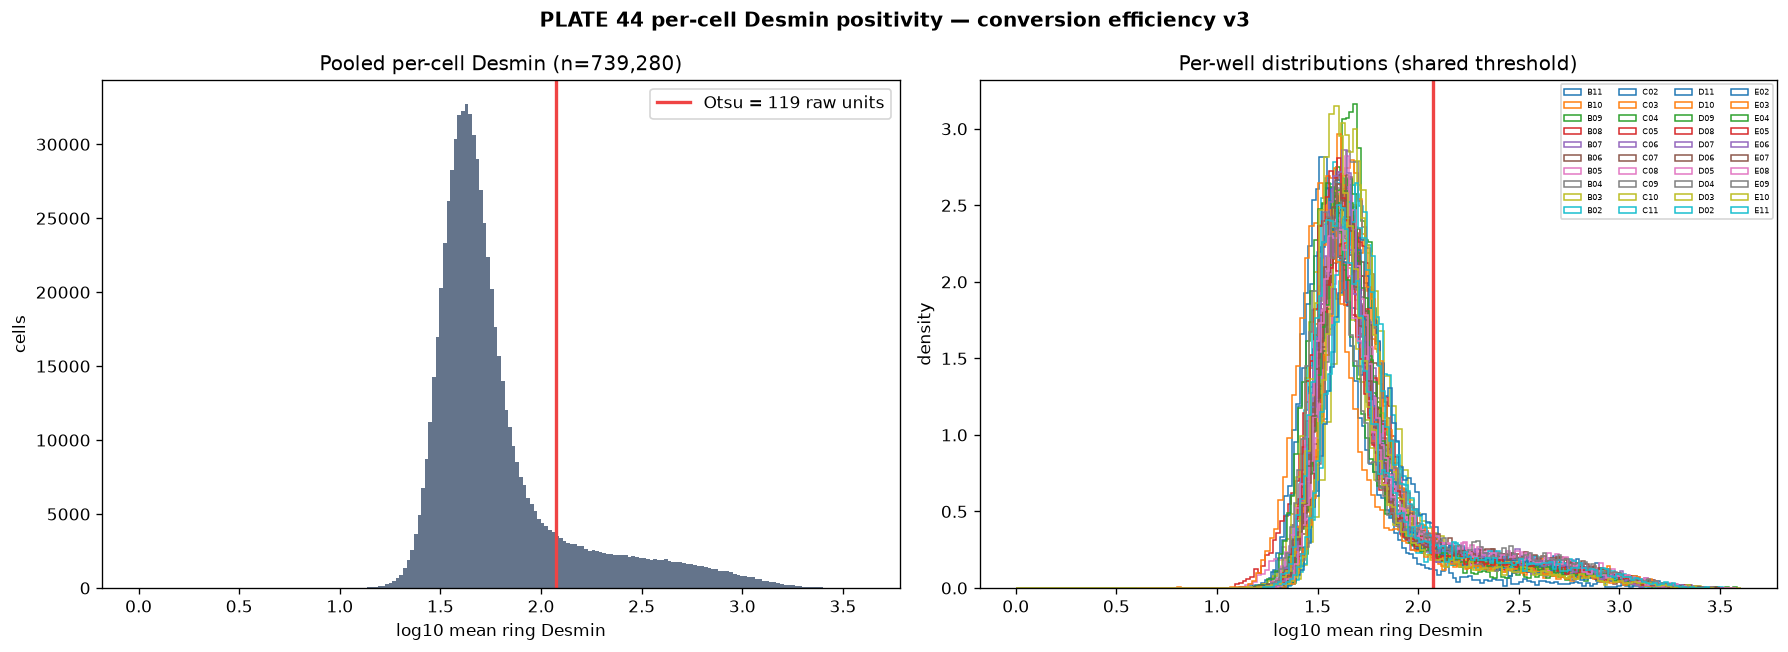

Write the Python code that produced this figure.
"""CONVERSION EFFICIENCY v3 -- per-CELL Desmin positivity. PLATE 44.

Same method as PLATE_23/26/28/32: for each valid nucleus, take the mean
background-subtracted Desmin in a cytoplasmic ring around it, pool every cell on
the plate, and split positive from negative with ONE shared Otsu threshold on
the log10 distribution. No per-image normalisation, no per-well tuning, no
calibration against an expected answer.

Two things differ from the PLATE_2x scripts and both come from `p44_layout`:
the ring is 10 um = **6 px** here (15 px there), and areas use this plate's own
UM2 (2.974 um2/px, not 0.4225).

The threshold is in RAW camera units and is **not comparable to another plate's**
-- P44 is 12-bit and a different acquisition. Compare folds, never absolute
percentages, across plates.

Run from Conversion_Efficiency/:
    cpenv/Scripts/python.exe New_Quantif_P44/percell_desmin.py
"""
from __future__ import annotations
import argparse
import json
import os
import sys

import numpy as np
from skimage.filters import threshold_otsu
from skimage.segmentation import expand_labels
import matplotlib
matplotlib.use("Agg")
import matplotlib.pyplot as plt  # noqa: E402

HERE = os.path.dirname(os.path.abspath(__file__))
sys.path.insert(0, HERE)
from p44_layout import (  # noqa: E402
    AMAX_UM2, AMIN_UM2, CTRL, CTRL_IS_ASSUMED, RING_UM, UM, UM2, well_id)

CACHE = os.path.join(HERE, "dbs_cache")
NUC_DIR = os.path.join(HERE, "nuclei")


def ring_intensity(nuc: np.ndarray, dbs: np.ndarray, ring_px: int):
    """Mean bg-subtracted Desmin in a cytoplasmic ring around each nucleus."""
    grown = expand_labels(nuc, distance=ring_px)
    ring = (grown > 0) & (nuc == 0)                  # ring only, excludes nucleus
    lab = grown[ring].ravel()
    val = dbs[ring].ravel().astype(np.float64)
    n = int(nuc.max())
    cnt = np.bincount(lab, minlength=n + 1).astype(np.float64)
    tot = np.bincount(lab, weights=val, minlength=n + 1)
    with np.errstate(invalid="ignore", divide="ignore"):
        mean = np.where(cnt > 0, tot / np.maximum(cnt, 1), 0.0)
    return mean, cnt


def main() -> int:
    ap = argparse.ArgumentParser()
    ap.add_argument("--ring-um", type=float, default=RING_UM,
                    help=f"cytoplasmic ring width (default {RING_UM}, the value "
                         "used on every other plate)")
    a = ap.parse_args()
    ring_px = max(1, int(round(a.ring_um / UM)))
    print(f"PLATE 44 | {UM} um/px | cytoplasmic ring = {a.ring_um} um = "
          f"{ring_px} px | nucleus {AMIN_UM2:.0f}-{AMAX_UM2:.0f} um2\n")

    wells = sorted((f.replace("_dbs.npy", "") for f in os.listdir(CACHE)
                    if f.endswith("_dbs.npy")),
                   key=lambda s: int(s.split("_")[0]))
    if not wells:
        raise SystemExit("no dbs cache; run build_dbs.py first")

    per_well: dict[str, np.ndarray] = {}
    for w in wells:
        nf = os.path.join(NUC_DIR, f"{w}_masks.npy")
        if not os.path.exists(nf):
            raise SystemExit(f"missing nuclei mask for {w}; run run_nuclei.py")
        dbs = np.load(os.path.join(CACHE, f"{w}_dbs.npy")).astype(np.float32)
        nuc = np.load(nf)
        if dbs.shape != nuc.shape:
            raise SystemExit(f"{w}: dbs {dbs.shape} != nuclei {nuc.shape}")
        area_um2 = np.bincount(nuc.ravel(), minlength=int(nuc.max()) + 1) * UM2
        valid = (area_um2 >= AMIN_UM2) & (area_um2 <= AMAX_UM2)
        valid[0] = False
        mean, cnt = ring_intensity(nuc, dbs, ring_px)
        keep = valid[:mean.size] & (cnt > 0)
        per_well[w] = mean[keep]
        print(f"  {w:<10} {keep.sum():>7,} cells   "
              f"ring median={np.median(mean[keep]):8.1f}  "
              f"p90={np.percentile(mean[keep], 90):8.1f}")

    pooled = np.concatenate([per_well[w] for w in wells])
    logp = np.log10(np.maximum(pooled, 1.0))
    thr_log = float(threshold_otsu(logp))            # ONE shared threshold
    thr = float(10 ** thr_log)
    print(f"\npooled cells = {pooled.size:,}")
    print(f"shared Otsu threshold (log10) = {thr_log:.3f} -> {thr:.1f} raw units")
    print("  (raw camera units, 12-bit; NOT comparable to another plate)\n")

    res, effs = {}, {}
    for w in wells:
        v = per_well[w]
        npos = int((v > thr).sum())
        eff = 100 * npos / v.size if v.size else 0.0
        effs[w] = eff
        res[w] = {"well_id": well_id(w), "cells": int(v.size),
                  "desmin_pos": npos, "conversion_pct": round(eff, 2),
                  "ring_median": round(float(np.median(v)), 1)}

    ctrl_eff = effs.get(CTRL)
    hdr = f"{'well':<10}{'id':>5}{'cells':>9}{'Desmin+':>9}{'conv eff':>10}{'fold':>8}"
    print(hdr)
    print("-" * len(hdr))
    for w in sorted(wells, key=lambda s: effs[s]):
        fold = (effs[w] / ctrl_eff) if ctrl_eff else float("nan")
        res[w]["fold_vs_assumed_ctrl"] = round(fold, 2)
        mark = "  <- assumed control" if w == CTRL else ""
        print(f"{w:<10}{res[w]['well_id']:>5}{res[w]['cells']:>9,}"
              f"{res[w]['desmin_pos']:>9,}{res[w]['conversion_pct']:>9.1f}%"
              f"{fold:>7.2f}x{mark}")

    # ---- distribution figure: is the split bimodal? ----
    fig, ax = plt.subplots(1, 2, figsize=(15, 5.5))
    ax[0].hist(logp, bins=200, color="#64748b")
    ax[0].axvline(thr_log, color="#ef4444", lw=2,
                  label=f"Otsu = {thr:.0f} raw units")
    ax[0].set_xlabel("log10 mean ring Desmin")
    ax[0].set_ylabel("cells")
    ax[0].set_title(f"Pooled per-cell Desmin (n={pooled.size:,})")
    ax[0].legend()
    for w in wells:
        v = np.log10(np.maximum(per_well[w], 1.0))
        ax[1].hist(v, bins=120, histtype="step", lw=0.9, density=True,
                   label=well_id(w))
    ax[1].axvline(thr_log, color="#ef4444", lw=2)
    ax[1].set_xlabel("log10 mean ring Desmin")
    ax[1].set_ylabel("density")
    ax[1].set_title("Per-well distributions (shared threshold)")
    ax[1].legend(fontsize=5, ncol=4)
    fig.suptitle("PLATE 44 per-cell Desmin positivity — conversion efficiency v3",
                 fontweight="bold")
    fig.tight_layout()
    fig.savefig(os.path.join(HERE, "percell_desmin.png"), dpi=120,
                bbox_inches="tight", facecolor="white")

    with open(os.path.join(HERE, "percell_desmin.json"), "w") as fh:
        json.dump({"plate": "PLATE_44", "pixel_um": UM,
                   "ring_um": a.ring_um, "ring_px": ring_px,
                   "otsu_threshold_raw": thr,
                   "otsu_threshold_log10": thr_log,
                   "threshold_units": "raw camera (12-bit); not cross-plate comparable",
                   "nucleus_area_um2": [AMIN_UM2, AMAX_UM2],
                   "pooled_cells": int(pooled.size),
                   "control_well": CTRL,
                   "control_is_assumed_by_position": CTRL_IS_ASSUMED,
                   "condition_labels": "absent -- no layout sheet provided for this plate",
                   "per_well": res}, fh, indent=2)
    print("\n-> New_Quantif_P44/percell_desmin.png / .json")
    return 0


if __name__ == "__main__":
    raise SystemExit(main())
